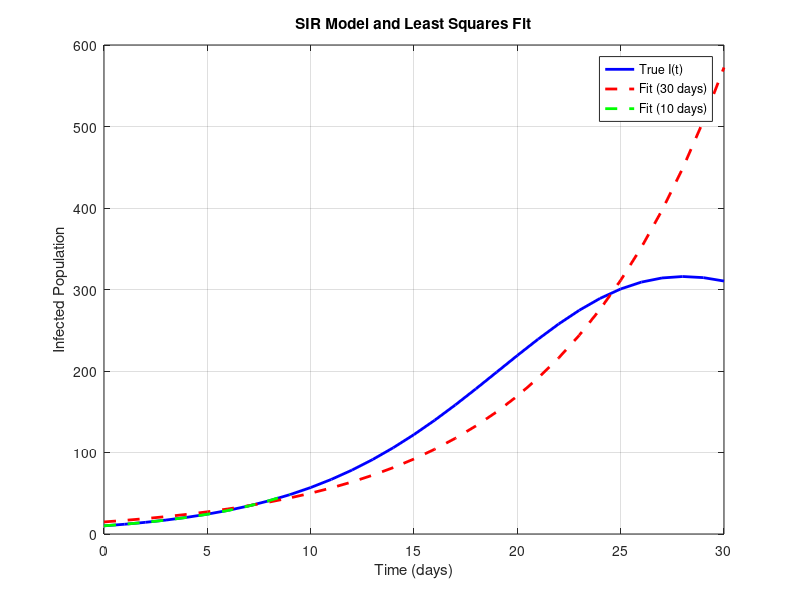

Write MATLAB code to recreate this figure.
% SIR Model / Least Squares

clc; clear; close all;

N = 1000;        
S0 = 990;        
I0 = 10;          
R0 = 0;           
beta = 0.3;      
gamma = 0.1;     
h = 1;           
days = 30;       

% 30 days
t = 0:h:days;    
S = zeros(size(t)); I = zeros(size(t)); R = zeros(size(t));
S(1) = S0; I(1) = I0; R(1) = R0;


for k = 1:length(t)-1
    dS = -beta * S(k) * I(k) / N;
    dI = beta * S(k) * I(k) / N - gamma * I(k);
    dR = gamma * I(k);
    S(k+1) = S(k) + h * dS;
    I(k+1) = I(k) + h * dI;
    R(k+1) = R(k) + h * dR;
end

true_I = I;

%Linear least squares 

ln_I = log(true_I);     
k = 1:length(t);

% Least squares for 30 days 
X = [ones(length(t), 1), t(:)];  
y = ln_I(:);                    
theta = X \ y;                   
ln_I0_est = theta(1);            
k_est = theta(2);                
I0_est = exp(ln_I0_est);        
beta_est = (k_est + gamma) * N / S0;  

%10 days
t_10 = t(1:10);                  
ln_I_10 = log(true_I(1:10));    
X_10 = [ones(length(t_10), 1), t_10(:)];
y_10 = ln_I_10(:);
theta_10 = X_10 \ y_10;
ln_I0_est_10 = theta_10(1);
k_est_10 = theta_10(2);
I0_est_10 = exp(ln_I0_est_10);
beta_est_10 = (k_est_10 + gamma) * N / S0;


fprintf('--- Results using 30 days of data ---\n');
fprintf('Estimated I(0): %.2f\n', I0_est);
fprintf('Estimated beta: %.4f\n\n', beta_est);

fprintf('--- Results using 10 days of data ---\n'); 
fprintf('Estimated I(0): %.2f\n', I0_est_10);
fprintf('Estimated beta: %.4f\n\n', beta_est_10);


fprintf('Comparison of Estimates:\n');
fprintf('Difference in I(0): %.2f\n', abs(I0_est - I0_est_10));
fprintf('Difference in beta: %.4f\n', abs(beta_est - beta_est_10));


figure;
plot(t, true_I, 'b', 'LineWidth', 2); hold on;
plot(t, exp(theta(1) + theta(2) * t), 'r--', 'LineWidth', 2);  % Model fit for 30 days
plot(t_10, exp(theta_10(1) + theta_10(2) * t_10), 'g--', 'LineWidth', 2);  % Model fit for 10 days
xlabel('Time (days)');
ylabel('Infected Population');
legend('True I(t)', 'Fit (30 days)', 'Fit (10 days)');
title('SIR Model and Least Squares Fit');
grid on;
